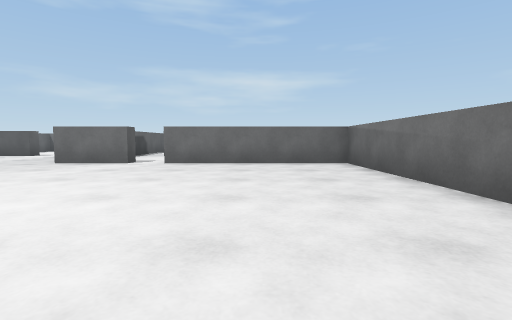
[1] (above)

17 first-person views from a walk through a 3-D level made in the Unity game engine. The camera is 0.62 m above the floor, tilts 4° down and sees 85° across. The floor is counted in squares, 1 m on a side. Each view is taken from the middle of a square. On the plan, view 1 faces up. The plan holds only what a view shows up to about 9 squares ahead; the rest is blank. The player is left out.

[2]
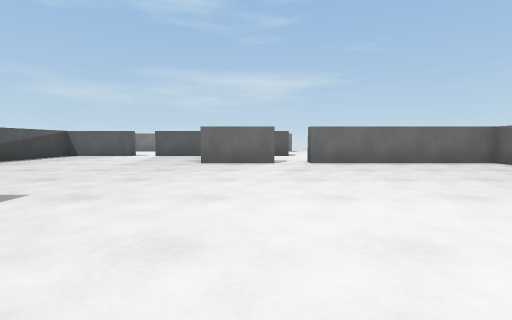

[3]
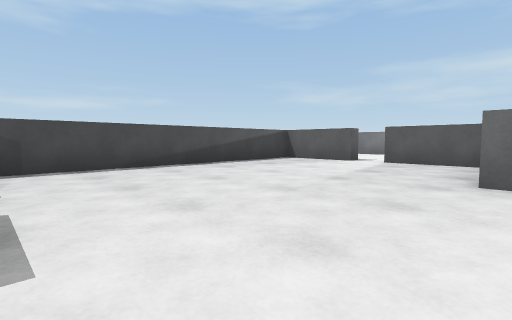

[4]
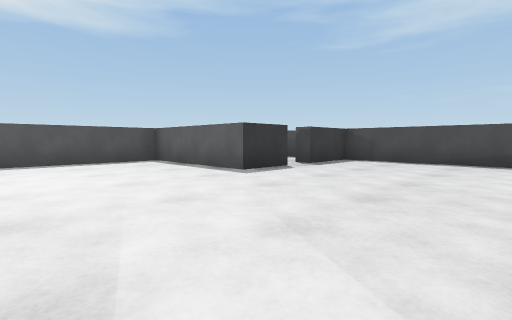

[5]
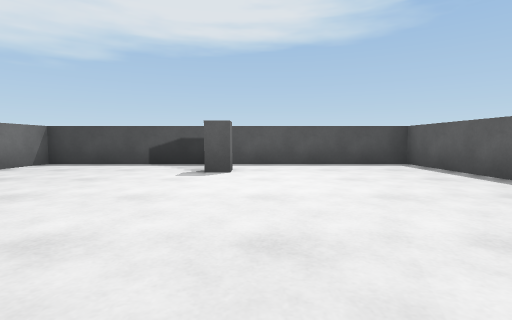

[6]
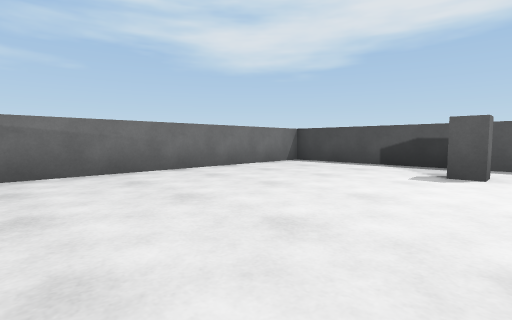

[7]
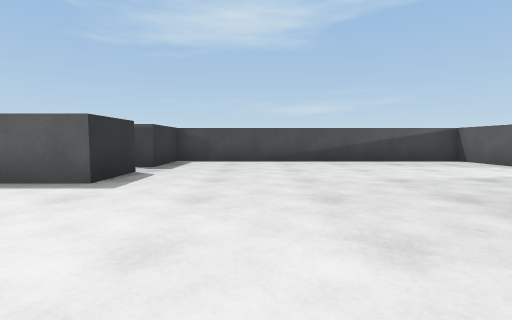

[8]
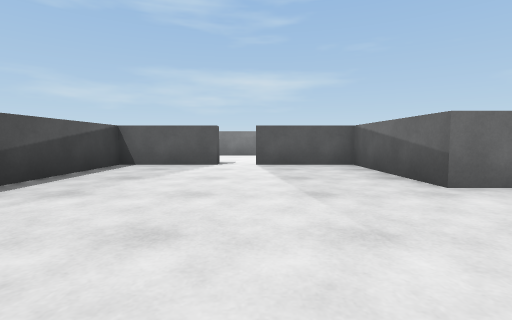

[9]
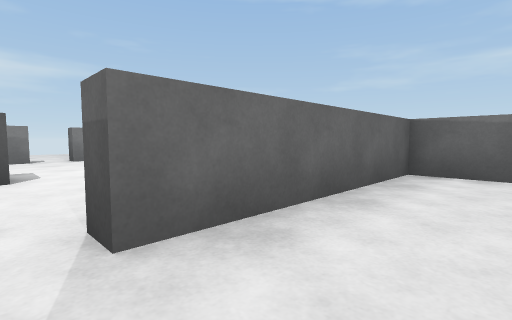

[10]
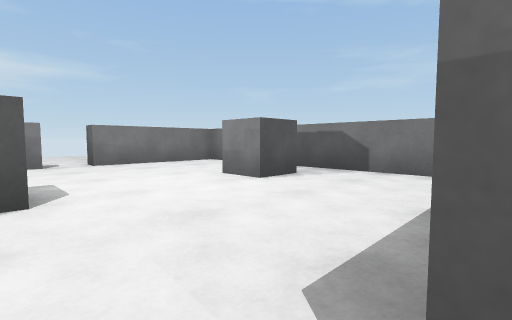

[11]
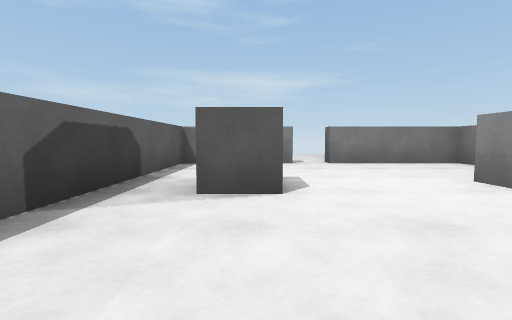

[12]
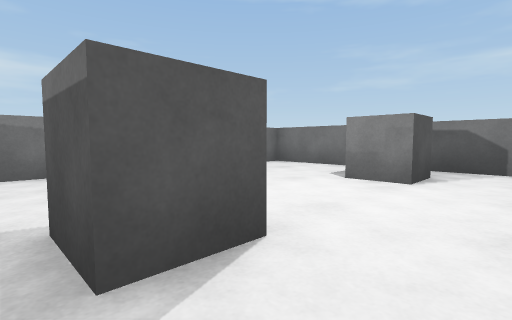

[13]
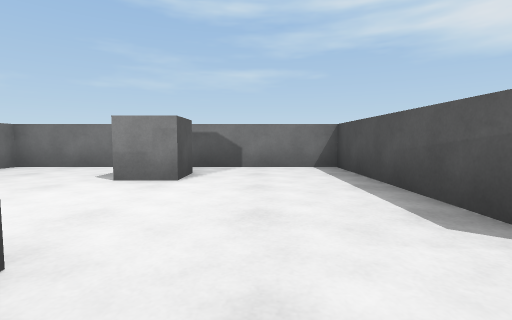

[14]
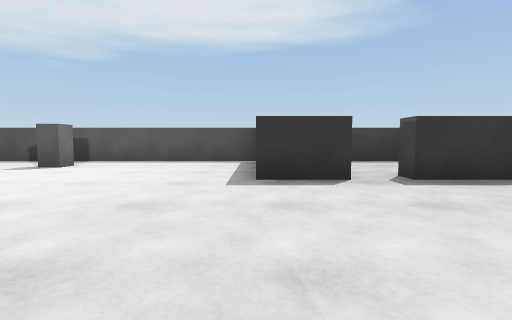

[15]
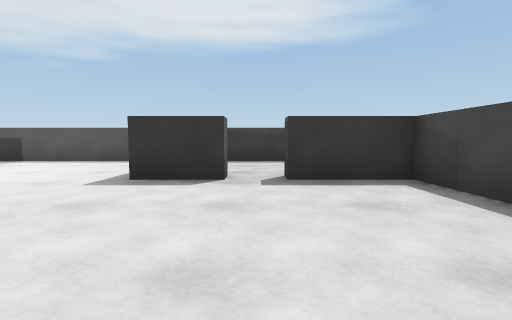

[16]
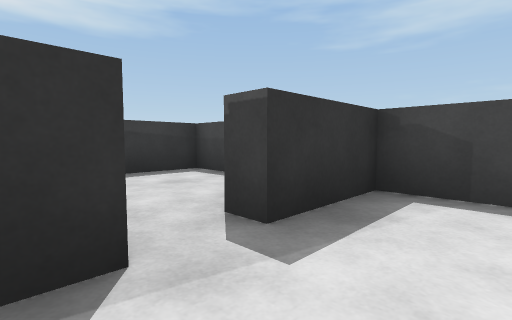

[17]
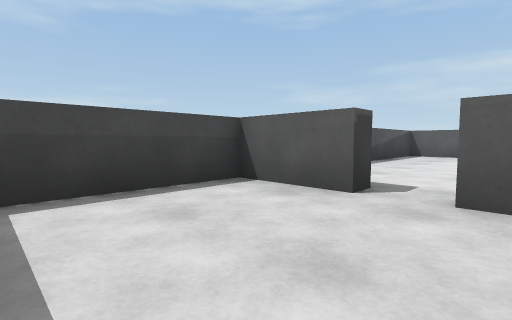

### Floor plan
Points are (right, up) in squares from view 1. A wall is a line through its corners. A room is listed if a view was taken in it or the views show most of it. See-through windows are left out.
Room 1 (views 1, 2, 3, 4, 5, 6, 7, 8, 9, 14, 15, 16)
walls: (-3.5, 7.6) (-5.5, 7.6) (-5.5, 11.2) (-8, 11.2); (-2.5, 0) (-2.5, 0.6) (-2, 0.6); (-8.5, 2.1) (-8.5, 2.6) (-7, 2.6) (-7, -1.4) (2.5, -1.4) (2.5, 7.6) (-2.5, 7.6); (-9, 11.2) (-11.5, 11.2) (-11.5, 2.6) (-9.5, 2.6) (-9.5, 2.1)
ways out: opening at (-3, 8) to room 2; opening at (-9, 2) to room 3
Room 2 (views 10, 11, 12, 13)
walls: (-2.6, 11.2) (-3.7, 11.2) (-3.7, 12.2); (1.4, 11.2) (0.3, 11.2) (0.3, 12.2); (-1.9, 15.6) (-5, 15.6) (-5, 10.1); (-2, 8.1) (2.5, 8.1) (2.5, 15.6) (-1, 15.6); (-3.5, 8.1) (-3.5, 7.6); (-2.5, 7.6) (-2.5, 8.1)
ways out: opening at (-3, 8) to room 1; gap at (-1.5, 16)
Room 3 (view 17)
walls: (-9.5, 2.1) (-11.5, 2.1) (-11.5, -1.4) (-8.1, -1.4); (-8, 2.1) (-8.5, 2.1)
ways out: opening at (-9, 2) to room 1

Positions as (right, up) in squares from view 1, and headings:
1: (0, 0), facing up
2: (-4, 0), facing up
3: (-5, 3), facing up-left
4: (-3, 7), facing down-left
5: (-3, 6), facing down
6: (-3, 6), facing down-right
7: (-3, 5), facing left
8: (-8, 4), facing up
9: (-3, 6), facing up-right
10: (-3, 8), facing up-right
11: (-3, 8), facing up
12: (-4, 10), facing up-right
13: (-4, 10), facing right
14: (-7, 7), facing down
15: (-9, 7), facing down
16: (-8, 4), facing down-left
17: (-8, -1), facing up-left
